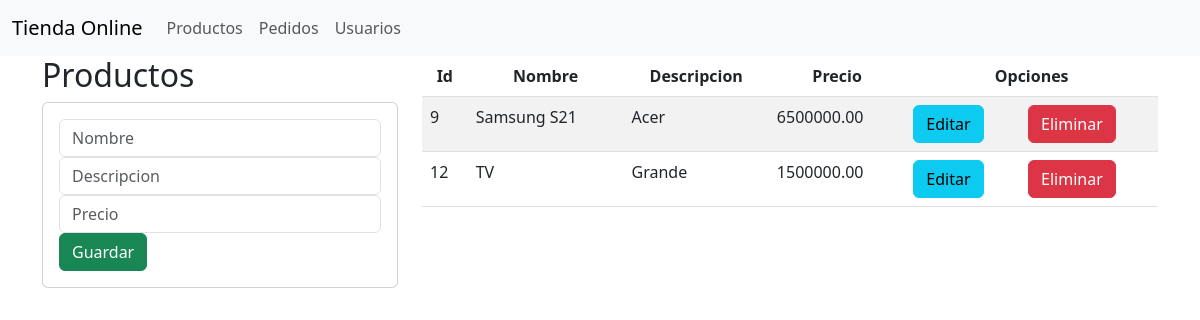
/productos/, run on an earlier commit of the app's database.
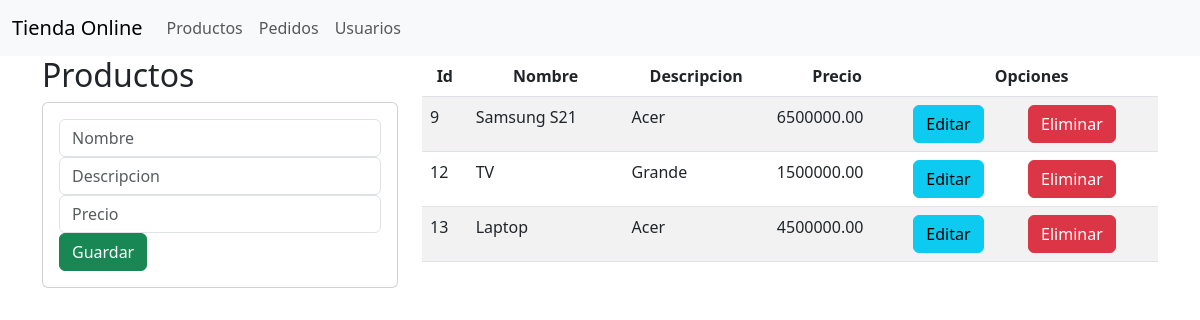
And on a later commit of the database.
### TiendaOnlineRJ/models.py (models this page shows)
class Producto(models.Model):
    nombre = models.CharField(max_length=50)
    descripcion = models.CharField(max_length=50)
    precio = models.DecimalField(max_digits=50, decimal_places=2)
    objects = models.Manager()
    class Meta:
        db_table = 'producto'

### TiendaOnlineRJ/views.py (the view)
# urls.py: path('productos/', views.indexProductos),
def indexProductos(request):
    listaProductos = list(Producto.objects.values())
    return render(request, 'productos.html', {"productos": listaProductos})

### TiendaOnlineRJ/templates/productos.html (shortened to what this page needs)
{% extends "./base.html" %}
{% block body %}
<div class="row">
    <div class="col-sm-12 col-md-6 col-lg-4 col-xl-4">
        <h2>Productos</h2>
        <div class="card">
            <div class="card-body">
                <form action="registrarProducto/" method="POST"> {% csrf_token %}
                    <div class="form-group">
                        <input type="text" id="txtNombre" name="txtNombre" class="form-control" placeholder="Nombre" required>
                    </div>
                    <div class="form-group">
                        <input type="text" id="txtDescripcion" name="txtDescripcion" class="form-control" placeholder="Descripcion" required>
                    </div>
                    <div class="form-group">
                        <input type="text" id="txtPrecio" name="txtPrecio" class="form-control" placeholder="Precio" required>
                    </div>
                    <div class="form-group">
                        <button type="submit" class="btn btn-success btn-block text-white">Guardar</button>
                    </div>
                </form>
            </div>
        </div>
    </div>
    <div class="col-sm-12 col-md-6 col-lg-8 col-xl-8">
        <div class="table-responsive">
            <table class="table table-striped">
                <thead>
                    <tr>
                        <th class="centered">Id</th>
                        <th class="centered">Nombre</th>
                        <th class="centered">Descripcion</th>
                        <th class="centered">Precio</th>
                        <th colspan="2" class="centered">Opciones</th>
                    </tr>
                </thead>
                <tbody>
                    {% for u in productos %}
                    <tr>
                        <td>{{u.id}}</td>
                        <td>{{u.nombre}}</td>
                        <td>{{u.descripcion}}</td>
                        <td>{{u.precio}}</td>
                        <td><a href="editarProducto/{{u.id}}" class="btn btn-info">Editar</a></td>
                        <td><a href="eliminarProducto/{{u.id}}" class="btn btn-danger">Eliminar</a></td>
                    </tr>
                    {% endfor %}
                </tbody>
            </table>
        </div>
    </div>
</div>
{% endblock %}

What changed in the data, as far as the page shows it:
added Producto: id "13", nombre "Laptop", descripcion "Acer", precio "4500000.00"
